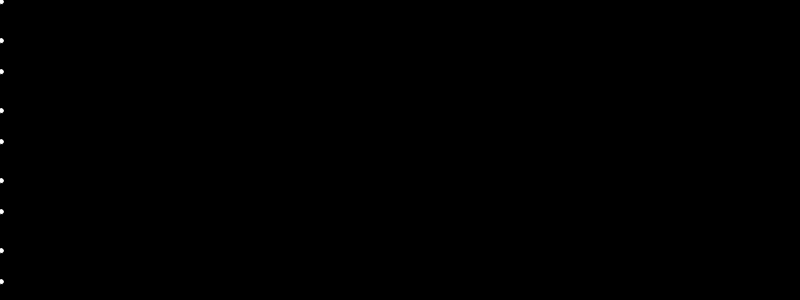
Frame 1 (no input)
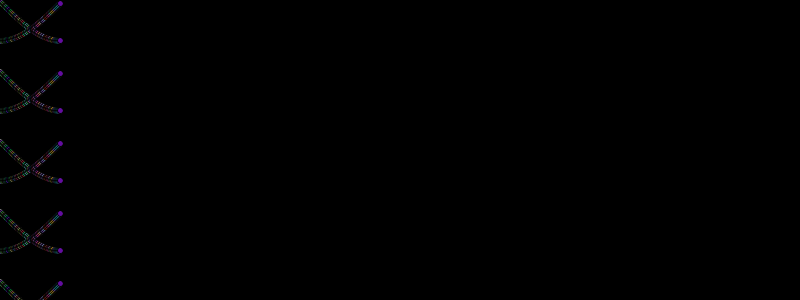
Frame 60 (the mouse pressed at the canvas centre just before this capture)
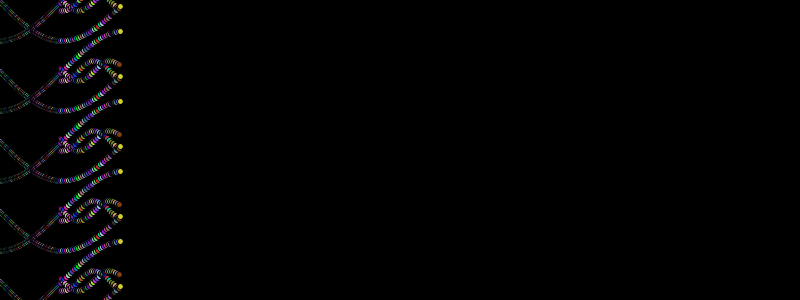
Frame 120 (the mouse held since frame 60 and released just before this capture)

The Processing sketch that drew these frames (run headless with seeded random() and noise(); from frame 60 on, the mouse is pressed at the canvas centre):

// Processing sketch: processing_80891
// ── processing_80891.pde

 /* Title: Sine and Cosine Animation
*By: Maria Fedorova, mfedorov@sfu.ca
*Date: October 3, 2012
*Created with Processing 1.5.1

*Description: Ellipses move along the curves that are controlled by sine and cosine functions that are generators for motion. 
*When mouse is pressed, coefficient responds
*to mouse click which creates various effects.
*/
  
  //Declare global variables
  int x=200;
  int y=200;
  int pointLocation=1;
  int coefficient=40;
  int offset=1;
  

void setup() {
  
  //Initialize canvas parameters;
  size(800, 300);
  //Fill background colour and stroke render
  background(0);
  stroke (0,0,0);    
}

void draw() {
   
  //Coefficient controls the amplitude of the curve.
  if(mousePressed)
  {
    coefficient = coefficient/4;
    if(coefficient < 5)
      coefficient = 40;
  }
   
  for (offset=1; offset<=height; offset+=70) {
  
    //println ("offset"+ offset);
    drawEllipseSin (pointLocation, offset);
    drawEllipseCos (pointLocation, offset);
 }
 //Once the ellipse reaches right boundary, return to the left boundary
 pointLocation=pointLocation+1;
 if (pointLocation >=width) {
      pointLocation=0;   
 }
 
//Define variables for random colors and fill ellipse 
//with random colours
 float r=random(255);
 float g = random(255);
 float b = random(255);
 
  fill (r,g,b);
  
 //Set frame rate 
 frameRate (70);
  
}
 
//Call Draw Ellipse function that will control sinusoid with set coeffisient, 
//ellipse size - 6
void drawEllipseSin(int x, int offset) {
     ellipse (x, sin ((float) x/coefficient)* coefficient+offset, 6, 6);     
}

//Call Draw Ellipse method that will control cosinusoid with set coeffisient, 
//ellipse size - 6
void drawEllipseCos(int x, int offset) {
     ellipse (x, cos ((float) x/coefficient)* coefficient+offset, 6, 6);    
}
